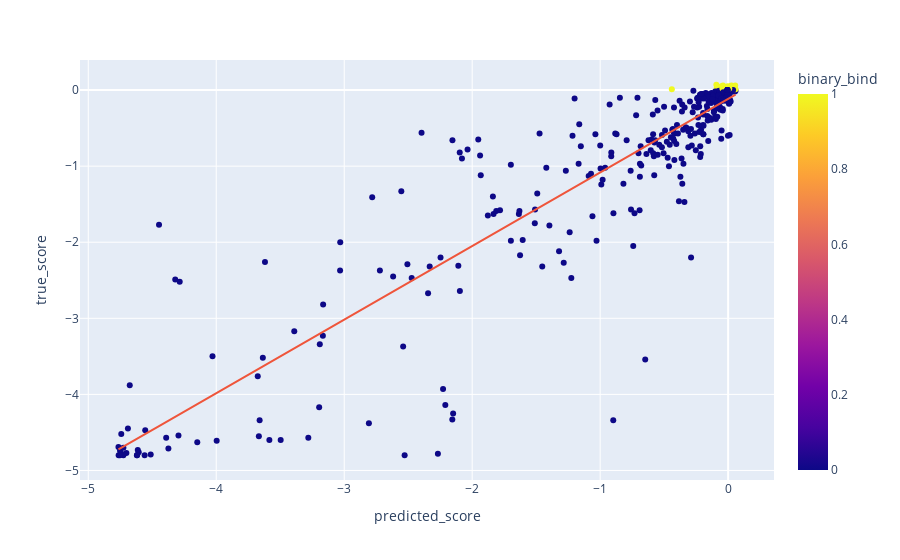

Notebook cell for this chart:
### Code cell
import plotly.express as px

fig = px.scatter(df_pred, x='predicted_score', y='true_score', color='binary_bind', trendline='ols')
fig.show()

### Figure 1 — Plotly figure (JSON) as saved in the notebook; plotly's stock layout.template omitted (floating-point values rounded to 4 significant figures; data arrays with more than 128 entries replaced by an {"elided": "..."} marker saying what was removed)
{"data": [{"hovertemplate": "predicted_score=%{x}<br>true_score=%{y}<br>binary_bind=%{marker.color}<extra></extra>", "legendgroup": "", "marker": {"color": {"elided": "401 int values"}, "coloraxis": "coloraxis", "symbol": "circle"}, "mode": "markers", "name": "", "orientation": "v", "showlegend": false, "type": "scatter", "x": {"elided": "401 float values"}, "xaxis": "x", "y": {"elided": "401 float values"}, "yaxis": "y"}, {"hovertemplate": "<b>OLS trendline</b><br>true_score = 0.967084 * predicted_score + -0.116871<br>R<sup>2</sup>=0.836437<br><br>predicted_score=%{x}<br>true_score=%{y} <b>(trend)</b><extra></extra>", "legendgroup": "", "marker": {"symbol": "circle"}, "mode": "lines", "name": "", "showlegend": false, "type": "scatter", "x": {"elided": "401 float values"}, "xaxis": "x", "y": {"elided": "401 float values"}, "yaxis": "y"}], "layout": {"coloraxis": {"colorbar": {"title": {"text": "binary_bind"}}, "colorscale": [[0, "#0d0887"], [0.1111, "#46039f"], [0.2222, "#7201a8"], [0.3333, "#9c179e"], [0.4444, "#bd3786"], [0.5556, "#d8576b"], [0.6667, "#ed7953"], [0.7778, "#fb9f3a"], [0.8889, "#fdca26"], [1, "#f0f921"]]}, "legend": {"tracegroupgap": 0}, "margin": {"t": 60}, "xaxis": {"anchor": "y", "domain": [0, 1], "title": {"text": "predicted_score"}}, "yaxis": {"anchor": "x", "domain": [0, 1], "title": {"text": "true_score"}}}}
